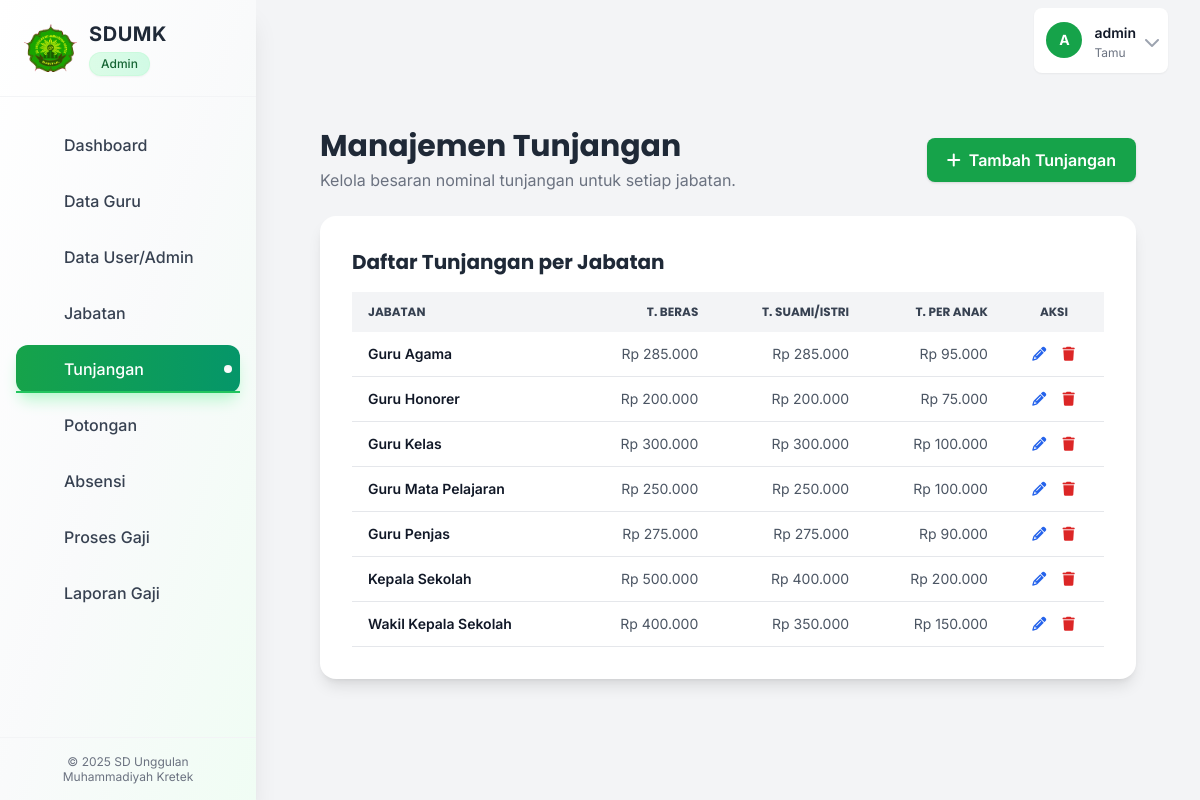
/pages/tunjangan.php (signed in), run on the app's committed database.
### tables this page shows
CREATE TABLE Tunjangan (
    id_tunjangan VARCHAR(10) NOT NULL PRIMARY KEY,
    id_jabatan VARCHAR(10) NOT NULL,
    tunjangan_beras DECIMAL(15,2) DEFAULT 0,
    tunjangan_suami_istri DECIMAL(15,2) DEFAULT 0,
    tunjangan_anak DECIMAL(15,2) DEFAULT 0,
    created_at TIMESTAMP DEFAULT CURRENT_TIMESTAMP,
    updated_at TIMESTAMP DEFAULT CURRENT_TIMESTAMP ON UPDATE CURRENT_TIMESTAMP,
    FOREIGN KEY (id_jabatan) REFERENCES Jabatan(id_jabatan) ON DELETE CASCADE ON UPDATE CASCADE,
    UNIQUE KEY unique_jabatan_tunjangan (id_jabatan)
);

CREATE TABLE Jabatan (
    id_jabatan VARCHAR(10) NOT NULL PRIMARY KEY,
    nama_jabatan VARCHAR(100) NOT NULL,
    gaji_awal DECIMAL(15,2) NOT NULL DEFAULT 0,
    status_aktif ENUM('Aktif', 'Non-Aktif') DEFAULT 'Aktif',
    created_at TIMESTAMP DEFAULT CURRENT_TIMESTAMP,
    updated_at TIMESTAMP DEFAULT CURRENT_TIMESTAMP ON UPDATE CURRENT_TIMESTAMP,
    INDEX idx_nama_jabatan (nama_jabatan)
);

### includes/functions.php (called while the page is built, shortened)
<?php
function e($string)
{
    return htmlspecialchars($string ?? '', ENT_QUOTES, 'UTF-8');
}

### pages/tunjangan.php (the view, shortened to what this page needs)
<?php
require_once __DIR__ . '/../includes/functions.php';
$conn = db_connect();
$page_title = 'Manajemen Tunjangan';
$isReadOnlyMode = ($_SESSION['role'] === 'kepala_sekolah');
$tunjangan_result = $conn->query("SELECT t.*, j.nama_jabatan FROM Tunjangan t JOIN Jabatan j ON t.id_jabatan = j.id_jabatan ORDER BY j.nama_jabatan ASC");
require_once __DIR__ . '/../includes/header.php';
?>
<div class="container mx-auto px-4 sm:px-6 lg:px-8 py-8" x-data="crudPage()">
    <div class="flex justify-between items-center mb-6">
        <div>
            <h1 class="text-3xl font-bold text-gray-800 font-poppins"><?= e($page_title) ?><?php if ($isReadOnlyMode): ?> <span class="text-sm bg-blue-100 text-blue-800 px-2 py-1 rounded-full ml-2">Mode Tampilan</span><?php endif; ?></h1>
            <p class="text-gray-500 mt-1"><?= $isReadOnlyMode ? 'Lihat besaran nominal tunjangan untuk setiap jabatan.' : 'Kelola besaran nominal tunjangan untuk setiap jabatan.' ?></p>
        </div>
        <?php if (!$isReadOnlyMode): ?>
        <button @click="showForm = true; isEdit = false; resetForm()" class="bg-green-600 text-white px-5 py-2.5 rounded-lg shadow hover:bg-green-700 font-semibold flex items-center transition">
            <i class="fa-solid fa-plus mr-2"></i> Tambah Tunjangan
        </button>
        <?php endif; ?>
    </div>
    <div class="bg-white p-6 sm:p-8 rounded-2xl shadow-lg">
        <h3 class="text-xl font-bold text-gray-800 mb-4 font-poppins">Daftar Tunjangan per Jabatan</h3>
        <div class="overflow-x-auto">
            <table class="min-w-full text-sm text-left text-gray-600">
                <thead class="bg-gray-100 text-gray-700 uppercase font-poppins text-xs">
                    <tr>
                        <th class="px-4 py-3">Jabatan</th>
                        <th class="px-4 py-3 text-right">T. Beras</th>
                        <th class="px-4 py-3 text-right">T. Suami/Istri</th>
                        <th class="px-4 py-3 text-right">T. per Anak</th>
                        <?php if (!$isReadOnlyMode): ?><th class="px-4 py-3 text-center">Aksi</th><?php endif; ?>
                    </tr>
                </thead>
                <tbody>
                    <?php if ($tunjangan_result->num_rows > 0): ?>
                        <?php while ($row = $tunjangan_result->fetch_assoc()): ?>
                            <tr class="border-b hover:bg-gray-50">
                                <td class="px-4 py-3 font-semibold text-gray-900"><?= e($row['nama_jabatan']) ?></td>
                                <td class="px-4 py-3 text-right">Rp <?= number_format($row['tunjangan_beras'], 0, ',', '.') ?></td>
                                <td class="px-4 py-3 text-right">Rp <?= number_format($row['tunjangan_suami_istri'], 0, ',', '.') ?></td>
                                <td class="px-4 py-3 text-right">Rp <?= number_format($row['tunjangan_anak'], 0, ',', '.') ?></td>
                                <?php if (!$isReadOnlyMode): ?>
                                <td class="px-4 py-3 text-center">
                                    <div class="flex items-center justify-center space-x-3">
                                        <button @click="editTunjangan(<?= htmlspecialchars(json_encode($row)) ?>)" class="text-blue-600 hover:text-blue-800" title="Edit">
                                            <i class="fa-solid fa-pencil fa-fw"></i>
                                        </button>
                                        <a href="?action=delete&id=<?= e($row['id_tunjangan']) ?>&token=<?= $_SESSION['csrf_token'] ?>" onclick="return confirm('Yakin ingin menghapus data ini?')" class="text-red-600 hover:text-red-800" title="Hapus">
                                            <i class="fa-solid fa-trash fa-fw"></i>
                                        </a>
                                    </div>
                                </td>
                                <?php endif; ?>
                            </tr>
                        <?php endwhile; ?>
                    <?php endif; ?>
                </tbody>
            </table>
        </div>
    </div>
</div>
<?php require_once __DIR__ . '/../includes/footer.php'; ?>

### includes/header.php (style rules this page uses)
body { font-family: 'Inter', sans-serif; }
.font-poppins { font-family: 'Poppins', sans-serif; }

### data on the page
tunjangan: id_jabatan.nama_jabatan "Guru Agama", tunjangan_beras "285.000", tunjangan_suami_istri "285.000", tunjangan_anak "95.000"
tunjangan: id_jabatan.nama_jabatan "Guru Honorer", tunjangan_beras "200.000", tunjangan_suami_istri "200.000", tunjangan_anak "75.000"
tunjangan: id_jabatan.nama_jabatan "Guru Kelas", tunjangan_beras "300.000", tunjangan_suami_istri "300.000", tunjangan_anak "100.000"
tunjangan: id_jabatan.nama_jabatan "Guru Mata Pelajaran", tunjangan_beras "250.000", tunjangan_suami_istri "250.000", tunjangan_anak "100.000"
tunjangan: id_jabatan.nama_jabatan "Guru Penjas", tunjangan_beras "275.000", tunjangan_suami_istri "275.000", tunjangan_anak "90.000"
tunjangan: id_jabatan.nama_jabatan "Kepala Sekolah", tunjangan_beras "500.000", tunjangan_suami_istri "400.000", tunjangan_anak "200.000"
tunjangan: id_jabatan.nama_jabatan "Wakil Kepala Sekolah", tunjangan_beras "400.000", tunjangan_suami_istri "350.000", tunjangan_anak "150.000"

### other printed values
str_replace('_', ' ', $user_role) "Admin"
$item['name'] "Dashboard"
$item['name'] "Data Guru"
$item['name'] "Data User/Admin"
$item['name'] "Jabatan"
$item['name'] "Tunjangan"
$item['name'] "Potongan"
$item['name'] "Absensi"
$item['name'] "Proses Gaji"
$item['name'] "Laporan Gaji"
substr($current_user_name, 0, 1) "A"
$current_user_name "admin"
$current_user_level "Tamu"
$page_title "Manajemen Tunjangan"
